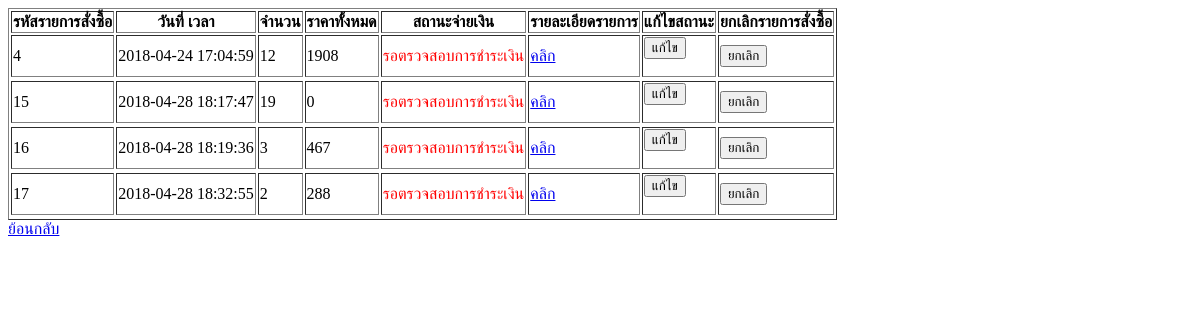
The app's page /order_list/order_head_list.php (signed in), older data.
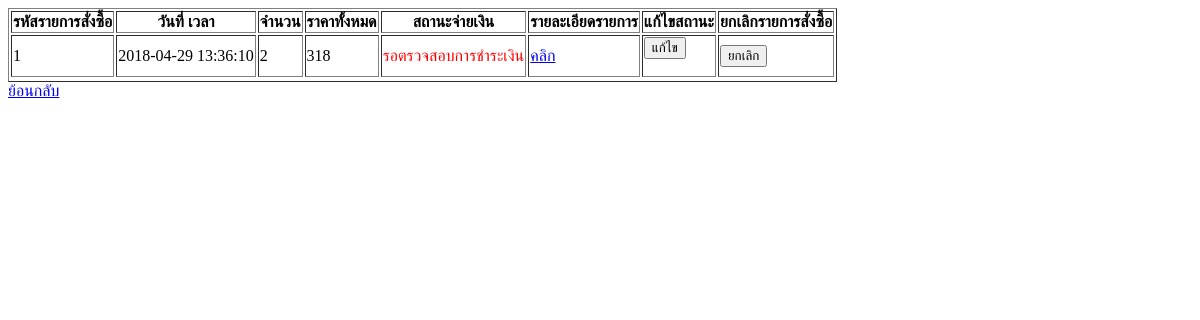
The same page, newer data.
### tables this page shows
CREATE TABLE `order_head` (
  `Order_ID` int(10) NOT NULL,
  `User_ID` int(11) NOT NULL,
  `Order_dttm` datetime NOT NULL,
  `Order_fname` varchar(30) NOT NULL,
  `Order_lname` varchar(30) NOT NULL,
  `Order_addr` varchar(500) NOT NULL,
  `Order_email` varchar(100) NOT NULL,
  `Order_phone` varchar(20) NOT NULL,
  `Order_qty` int(11) NOT NULL,
  `Order_total` float NOT NULL,
  `Order_status` int(11) NOT NULL,
  `Shipping_type` varchar(20) NOT NULL
);

### order_list/order_head_list.php (the view, shortened to what this page needs)
<?php include "../connect.php" ?>
<html>
<head>
</head>
<body>
<table border="1">
<tr>
    <th>รหัสรายการสั่งซื้อ</th>
    <th>วันที่ เวลา</th>
    <th>จำนวน</th>
    <th>ราคาทั้งหมด</th>
    <th>สถานะจ่ายเงิน</th>
    <th>รายละเอียดรายการ</th>
    <?php
        if($_SESSION["Username"]=='admin') {
    ?>
    <th>แก้ไขสถานะ</td>
    <?php } ?>
    <th>ยกเลิกรายการสั่งซื้อ</th>
</tr>
<?php
  $User_ID = $_SESSION["User_ID"];
  if($_SESSION["Username"]=='admin'){
      $stmt = $pdo->prepare("SELECT * FROM order_head order by Order_ID ");
  }
  else{
    $stmt = $pdo->prepare("SELECT * from order_head where User_ID=$User_ID ORDER BY Order_ID");
  }
  $stmt->execute();
  while ($row = $stmt->fetch()) {
?>
<tr>
    <td><?=$row["Order_ID"]?></td>
    <td><?=$row["Order_dttm"]?></td>
    <td><?=$row["Order_qty"]?></td>
    <td><?=$row["Order_total"]?></td>
    <td><?php
                        $status=$row["Order_status"];
                        if($status==1){
                            echo "<font color='red'> รอตรวจสอบการชำระเงิน </font>";
                        }
                        elseif ($status==2) {
                        echo "<font color='green'> ชำระเงินถูกต้อง </font>";
                        }
        ?>
    </td>
    <td><a href="order_detail_list.php?Order_ID=<?=$row["Order_ID"]?>">คลิก</a></td>
    <?php
         if($_SESSION["Username"]=='admin') {
    ?>
    <td>
      <form action="edit_status_order.php" method="post">
        <input type="submit" value="แก้ไข" class='btn btn-info btn-xs' />
      </form>
    </td>
    <?php } ?>
    <td>
      <input type="submit" value="ยกเลิก" class='btn btn-info btn-xs' onclick='confirmDelete(<?=$row["Order_ID"]?>);' />
    </td>
<tr>
<?php }
?>
</table>
<a href="../index.php">ย้อนกลับ</a>
</body>
</html>

Row changes from the older to the newer data that the page shows:
removed order_head: Order_ID "4", Order_dttm "2018-04-24 17:04:59", Order_qty "12", Order_total "1908", Order_status "รอตรวจสอบการชำระเงิน"
removed order_head: Order_ID "15", Order_dttm "2018-04-28 18:17:47", Order_qty "19", Order_total "0", Order_status "รอตรวจสอบการชำระเงิน"
removed order_head: Order_ID "16", Order_dttm "2018-04-28 18:19:36", Order_qty "3", Order_total "467", Order_status "รอตรวจสอบการชำระเงิน"
removed order_head: Order_ID "17", Order_dttm "2018-04-28 18:32:55", Order_qty "2", Order_total "288", Order_status "รอตรวจสอบการชำระเงิน"
added order_head: Order_ID "1", Order_dttm "2018-04-29 13:36:10", Order_qty "2", Order_total "318", Order_status "รอตรวจสอบการชำระเงิน"
